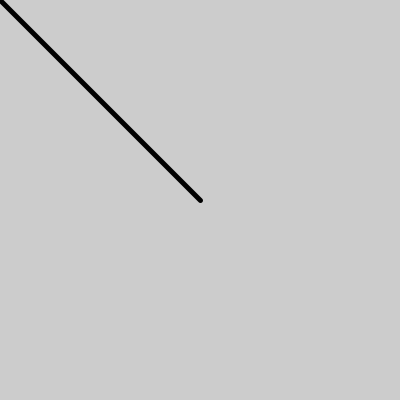
Frame 1 (no input)
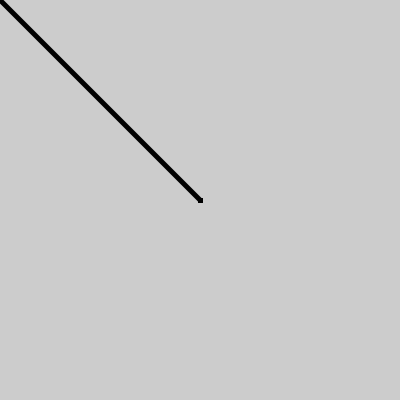
Frame 60 (the mouse pressed at the canvas centre just before this capture)
Frame 120 (the mouse held since frame 60 and released just before this capture): identical to frame 60, image omitted

The Processing sketch that drew these frames (run headless with seeded random() and noise(); from frame 60 on, the mouse is pressed at the canvas centre):

// Processing sketch: eventos
// ── eventos.pde
int borde; // declaro una variable entera
void setup() {
  size(400, 400);

  mouseX = width/2; // valores iniciales para el mouse...
  mouseY = height/2; // ... en el arranque del programa
  borde = 5;
}
void draw() {
  strokeWeight(borde);
  line(mouseX, mouseY, pmouseX, pmouseY );
  println(borde);
}

void mousePressed() { // se ejecuta el presionar el mouse
  background(255);
}

void keyPressed() { // se ejecuta al presionar alguna tecla
  borde = borde +2;
}
